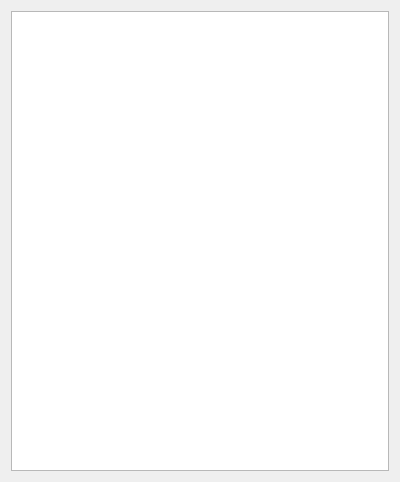
<?xml version="1.0" encoding="UTF-8"?>
<ui version="4.0">
 <class>SelectDialog</class>
 <widget class="QDialog" name="SelectDialog">
  <property name="geometry">
   <rect>
    <x>0</x>
    <y>0</y>
    <width>400</width>
    <height>482</height>
   </rect>
  </property>
  <property name="windowTitle">
   <string>Выберите связь</string>
  </property>
  <layout class="QGridLayout" name="gridLayout">
   <item row="0" column="0">
    <widget class="QTableView" name="tableView"/>
   </item>
  </layout>
 </widget>
 <resources/>
 <connections/>
</ui>
